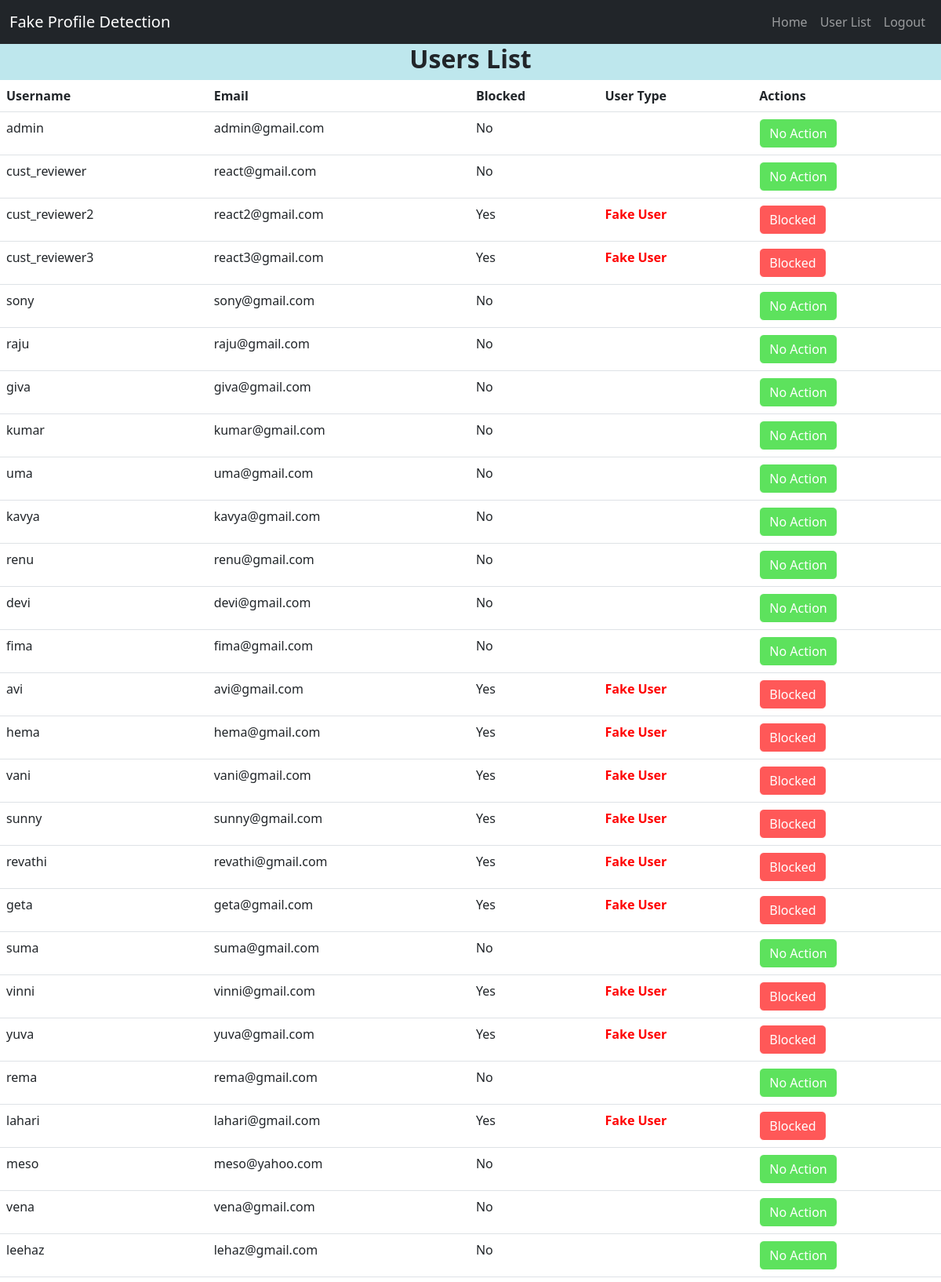
Page /user-list/ (signed in, upper part) on the committed database.
### accounts/models.py (models this page shows)
class User(AbstractUser):
    username = models.CharField(max_length=150, unique=True)  # Override username field
    objects = CustomUserManager()
    groups = models.ManyToManyField(
        'auth.Group',
        related_name='accounts_user_set',  # Custom related_name for groups
        blank=True
    )
    user_permissions = models.ManyToManyField(
        'auth.Permission',
        related_name='accounts_user_permissions_set',  # Custom related_name for user_permissions
        blank=True
    )
    is_blocked = models.BooleanField(default=False)
    is_admin = models.BooleanField(default=False)
    email = models.EmailField(unique=True)

### accounts/views.py (the view)
# urls.py: path("user-list/",views.user_list,name="user-list"),
@login_required
def user_list(request):
    if not request.user.is_staff:
        return redirect('accounts:home')
    from ratings.models import Rating, Product
    users = User.objects.all()
    for user in users:
        if not user.is_staff:  # Don't block staff/admin users
            suspicious_count = 0
            for product in Product.objects.all():
                rating = Rating.objects.filter(user=user, product=product).first()
                if rating and rating.time_taken:
                    try:
                        time_str = rating.time_taken.lower()
                        total_seconds = 0
                        if 'm' in time_str:
                            minutes_part = time_str.split('m')[0].strip()
                            if minutes_part:
                                total_seconds += int(minutes_part) * 60
                            time_str = time_str.split('m')[1]
                        if 's' in time_str:
                            seconds_part = time_str.split('s')[0].strip()
                            if seconds_part:
                                total_seconds += int(seconds_part)
                        if total_seconds < 10 and (float(rating.rating) == 1.0 or float(rating.rating) == 5.0):
                            suspicious_count += 1
                    except:
                        pass
            if suspicious_count > 3 and not user.is_blocked:
                user.is_blocked = True
                user.save()
    return render(request, 'user_list.html', {'users': users})

### Template/user_list.html (shortened to what this page needs)
<!DOCTYPE html>
<html lang="en">
<head>
    <link href="https://cdn.jsdelivr.net/npm/bootstrap@5.3.0/dist/css/bootstrap.min.css" rel="stylesheet">
</head>
<body style="background-color: #bee7ed;">
    <nav class="navbar navbar-expand-lg navbar-dark bg-dark">
        <div class="container-fluid">
            <a class="navbar-brand" href="{% url 'accounts:home' %}">Fake Profile Detection</a>
            <div class="collapse navbar-collapse" id="navbarNav">
                <ul class="navbar-nav ms-auto">
                    {% if user.is_authenticated %}
                    <li class="nav-item">
                        <a class="nav-link" href="{% url 'accounts:home' %}">Home</a>
                    </li>
                    <li class="nav-item">
                        <a class="nav-link" href="{% url 'accounts:user-list' %}">User List</a>
                    </li>
                    <li class="nav-item">
                        <a class="nav-link" href="{% url 'accounts:logout' %}">Logout</a>
                    </li>
                    {% endif %}
                </ul>
            </div>
        </div>
    </nav>
{% block body %}
<h2 style="font-weight: bold; text-align: center;">Users List</h2>
    <table class="table">
        <thead>
            <tr>
                <th>Username</th>
                <th>Email</th>
                <th>Blocked</th>
                <th>User Type</th>
                <th>Actions</th>
            </tr>
        </thead>
        <tbody>
            {% for user in users %}
                <tr>
                    <td>{{ user.username }}</td>
                    <td>{{ user.email }}</td>
                    <td>{% if user.is_blocked %}Yes{% else %}No{% endif %}</td>
                    <td>{% if user.is_blocked %}<span style="color: rgb(255, 0, 0); font-weight: bold;">Fake User</span>{% endif %}</td>
                    <td>
                        {% if user.is_blocked %}
                            <button class="btn" style="background-color: #ff0000; color: white;" disabled>Blocked</button>
                        {% else %}
                            <button class="btn" style="background-color: #08d408; color: white;" disabled>No Action</button>
                        {% endif %}
                    </td>
                </tr>
            {% endfor %}
        </tbody>
    </table>
{% endblock %}
</body>
</html>

### rows in the picture
User: username "admin", email "admin@gmail.com", is_blocked "No"
User: username "cust_reviewer", email "react@gmail.com", is_blocked "No"
User: username "cust_reviewer2", email "react2@gmail.com", is_blocked "Yes"
User: username "cust_reviewer3", email "react3@gmail.com", is_blocked "Yes"
User: username "sony", email "sony@gmail.com", is_blocked "No"
User: username "raju", email "raju@gmail.com", is_blocked "No"
User: username "giva", email "giva@gmail.com", is_blocked "No"
User: username "kumar", email "kumar@gmail.com", is_blocked "No"
User: username "uma", email "uma@gmail.com", is_blocked "No"
User: username "kavya", email "kavya@gmail.com", is_blocked "No"
User: username "renu", email "renu@gmail.com", is_blocked "No"
User: username "devi", email "devi@gmail.com", is_blocked "No"
User: username "fima", email "fima@gmail.com", is_blocked "No"
User: username "avi", email "avi@gmail.com", is_blocked "Yes"
User: username "hema", email "hema@gmail.com", is_blocked "Yes"
User: username "vani", email "vani@gmail.com", is_blocked "Yes"
User: username "sunny", email "sunny@gmail.com", is_blocked "Yes"
User: username "revathi", email "revathi@gmail.com", is_blocked "Yes"
User: username "geta", email "geta@gmail.com", is_blocked "Yes"
User: username "suma", email "suma@gmail.com", is_blocked "No"
User: username "vinni", email "vinni@gmail.com", is_blocked "Yes"
User: username "yuva", email "yuva@gmail.com", is_blocked "Yes"
User: username "rema", email "rema@gmail.com", is_blocked "No"
User: username "lahari", email "lahari@gmail.com", is_blocked "Yes"
User: username "meso", email "meso@yahoo.com", is_blocked "No"
User: username "vena", email "vena@gmail.com", is_blocked "No"
User: username "leehaz", email "lehaz@gmail.com", is_blocked "No"
